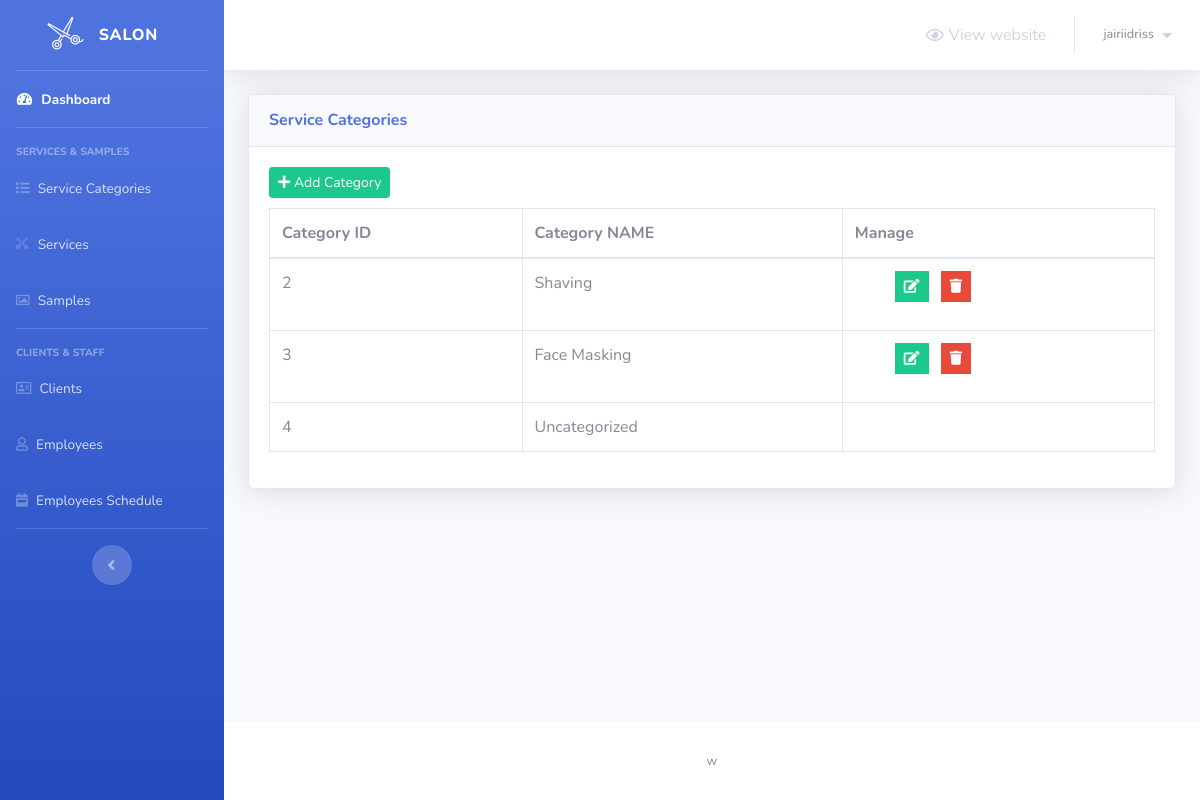
/admin/service-categories.php (signed in), run on the app's committed database.
### tables this page shows
CREATE TABLE `service_categories` (
  `category_id` int(2) NOT NULL,
  `category_name` text NOT NULL
);

### admin/service-categories.php (the view, shortened to what this page needs)
<?php
    include 'connect.php';
    include 'Includes/templates/header.php';
    if(isset($_SESSION['username_barbershop_Xw211qAAsq4']) && isset($_SESSION['password_barbershop_Xw211qAAsq4']))
    {
?>
        <div class="container-fluid">
            <?php
                $stmt = $con->prepare("SELECT * FROM service_categories");
                $stmt->execute();
                $rows_categories = $stmt->fetchAll();
            ?>
            <div class="card shadow mb-4">
                <div class="card-header py-3">
                    <h6 class="m-0 font-weight-bold text-primary">Service Categories</h6>
                </div>
                <div class="card-body">
                    <button class="btn btn-success btn-sm" style="margin-bottom: 10px;" type="button" data-toggle="modal" data-target="#add_new_category" data-placement="top">
                        <i class="fa fa-plus"></i>
                        Add Category
                    </button>
                    <div class="table-responsive">
                        <table class="table table-bordered" id="dataTable" width="100%" cellspacing="0">
                            <thead>
                                <tr>
                                    <th>Category ID</th>
                                    <th>Category NAME</th>
                                    <th>Manage</th>
                                </tr>
                            </thead>
                            <tbody>
                                <?php
                                foreach($rows_categories as $category)
                                {
                                    echo "<tr>";
                                        echo "<td>";
                                            echo $category['category_id'];
                                        echo "</td>";
                                        echo "<td>";
                                            echo $category['category_name'];
                                        echo "</td>";
                                        echo "<td>";
                                            if(strtolower($category["category_name"]) != "uncategorized")
                                            {
                                                $delete_data = "delete_".$category["category_id"];
                                                $edit_data = "edit_".$category["category_id"];
                                            ?>
                                            <ul>
                                                <li class="list-inline-item" data-toggle="tooltip" title="Edit">
                                                    <button class="btn btn-success btn-sm rounded-0" type="button" data-toggle="modal" data-target="#<?php echo $edit_data; ?>" data-placement="top"><i class="fa fa-edit"></i></button>
                                                </li>
                                                <li class="list-inline-item" data-toggle="tooltip" title="Delete">
                                                    <button class="btn btn-danger btn-sm rounded-0" type="button" data-toggle="modal" data-target="#<?php echo $delete_data; ?>" data-placement="top"><i class="fa fa-trash"></i></button>
                                                </li>
                                            </ul>
                                            <?php
                                            }
                                        echo "</td>";
                                    echo "</tr>";
                                }
                            ?>
                            </tbody>
                        </table>
                    </div>
                </div>
            </div>
        </div>
<?php
        include 'Includes/templates/footer.php';
    }
    else
    {
        header('Location: login.php');
        exit();
    }
?>

### data on the page
service_categories: category_id "2", category_name "Shaving"
service_categories: category_id "3", category_name "Face Masking"
service_categories: category_id "4", category_name "Uncategorized"

### other printed values
$_SESSION['username_barbershop_Xw211qAAsq4'] "jairiidriss"
